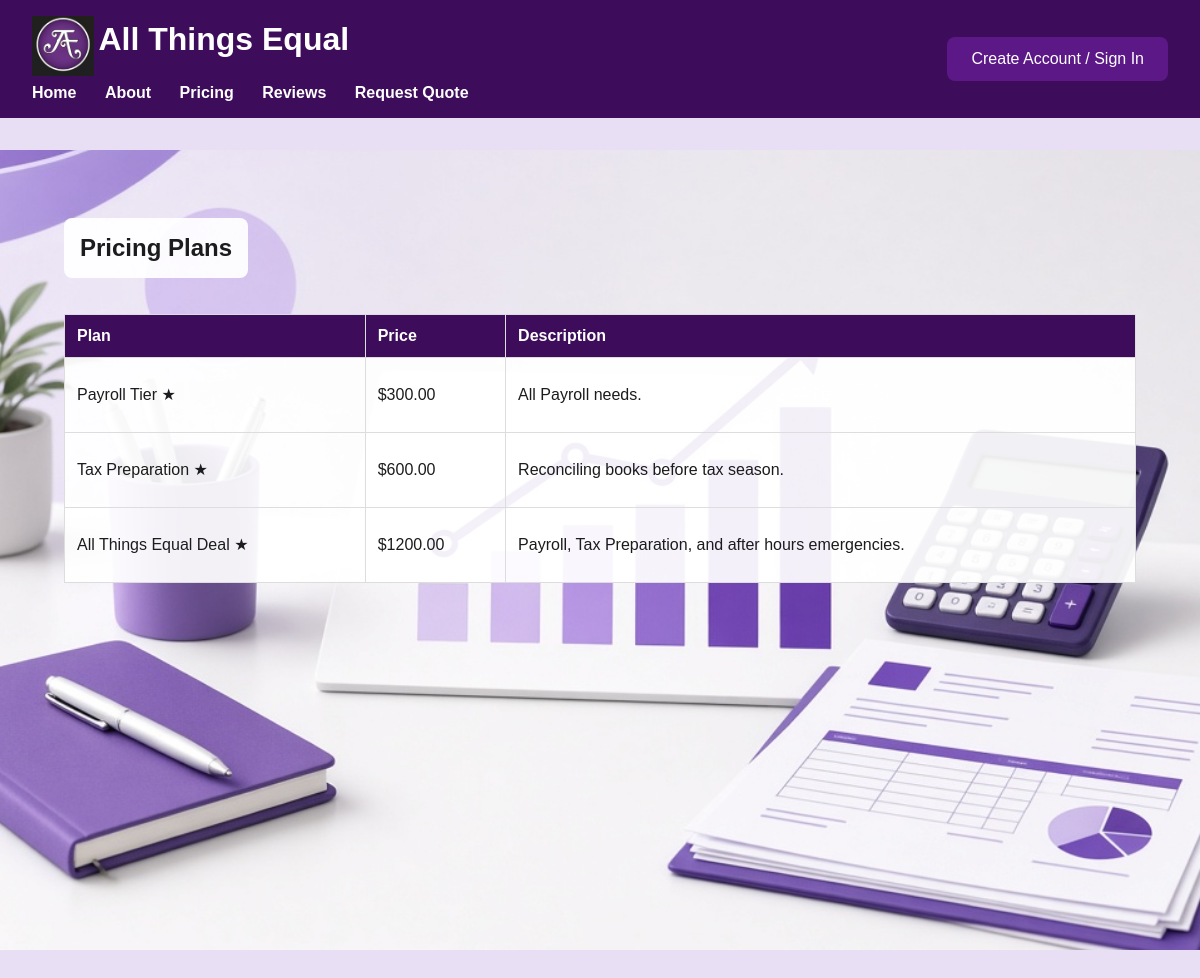
The page /pricing/ on the database its author committed.
### core/models.py (models this page shows, shortened)
class PricingPlan(models.Model):
    name = models.CharField(max_length=100)
    price = models.DecimalField(max_digits=8, decimal_places=2)
    description = models.TextField()
    features = models.TextField(help_text="One feature per line")
    is_popular = models.BooleanField(default=False)
    order = models.PositiveIntegerField(default=0)
    class Meta:
        ordering = ['order', 'price']

### core/views.py (the view)
# urls.py: path('pricing/', views.pricing, name='pricing'),
def pricing(request):
    plans = PricingPlan.objects.all()
    return render(request, 'core/pricing.html', {'plans': plans})

### core/templates/core/pricing.html
{% extends 'core/base.html' %}
{% load static %}
{% block content %}
    <div style="background-image: url(&quot;{% static 'core/pricing.jpg' %}&quot;); background-size: cover; background-position: center; background-attachment: fixed; min-height: 100vh; width: 100vw; position: relative; left: 50%; right: 50%; margin-left: -50vw; margin-right: -50vw; padding: 3rem 4rem; box-sizing: border-box;">
        <div style="max-width: 1100px; margin: 0 auto;">
            <h2 style="background: rgba(255,255,255,0.92); padding: 1rem; border-radius: 8px; display: inline-block;">Pricing Plans</h2>
            <table style="background: rgba(255,255,255,0.92); width: 100%; border-collapse: collapse; margin-top: 1rem;">
                <tr>
                    <th>Plan</th>
                    <th>Price</th>
                    <th>Description</th>
                </tr>
                {% for plan in plans %}
                <tr>
                    <td>{{ plan.name }} {% if plan.is_popular %}★{% endif %}</td>
                    <td>${{ plan.price }}</td>
                    <td>{{ plan.description|linebreaks }}</td>
                </tr>
                {% empty %}
                <tr><td colspan="3">No pricing plans available yet.</td></tr>
                {% endfor %}
            </table>
        </div>
    </div>
{% endblock %}

### core/templates/core/base.html (shortened to what this page needs)
{% load static %}
<!DOCTYPE html>
<html lang="en">
<head>
    <link rel="stylesheet" href="{% static 'core/style.css' %}">
</head>
<body>
    <header>
        <div>
            <img src="{% static 'core/logo.png' %}" alt="All Things Equal Logo" style="height: 60px; vertical-align: middle;">
            <h1 style="margin:0; display:inline;">All Things Equal</h1>
            <nav style="margin-top: 0.5rem;">
                <a href="{% url 'home' %}">Home</a>
                <a href="{% url 'about' %}">About</a>
                <a href="{% url 'pricing' %}">Pricing</a>
                <a href="{% url 'reviews' %}">Reviews</a>
                <a href="{% url 'quote' %}">Request Quote</a>
            </nav>
        </div>
        <div>
            <a href="/admin/" class="btn" style="background:#5d1887; margin:0;">Create Account / Sign In</a>
        </div>
    </header>
    <main>
        {% block content %}{% endblock %}
    </main>
</body>
</html>

### core/static/core/style.css (style rules this page uses)
body { font-family: Arial, sans-serif; margin: 0; background: #e8dff5; color: #1c1c1e; }
header { background: #3d0c5a; color: white; padding: 1rem 2rem; display: flex; justify-content: space-between; align-items: center; }
nav a { color: white; margin-right: 1.5rem; text-decoration: none; font-weight: bold; }
main { padding: 2rem; max-width: 1100px; margin: 0 auto; }
.btn { display: inline-block; background: #3d0c5a; color: white; padding: 0.8rem 1.5rem; border-radius: 8px; text-decoration: none; margin: 0.5rem; border: none; cursor: pointer; font-size: 1rem; }
table { width: 100%; border-collapse: collapse; margin-top: 1rem; }
th, td { border: 1px solid #ddd; padding: 0.75rem; text-align: left; }
th { background: #3d0c5a; color: white; }

### rows shown on the page
PricingPlan: name "Payroll Tier", price "300.00", description "All Payroll needs."
PricingPlan: name "Tax Preparation", price "600.00", description "Reconciling books before tax season."
PricingPlan: name "All Things Equal Deal", price "1200.00", description "Payroll, Tax Preparation, and after hours emergencies."
